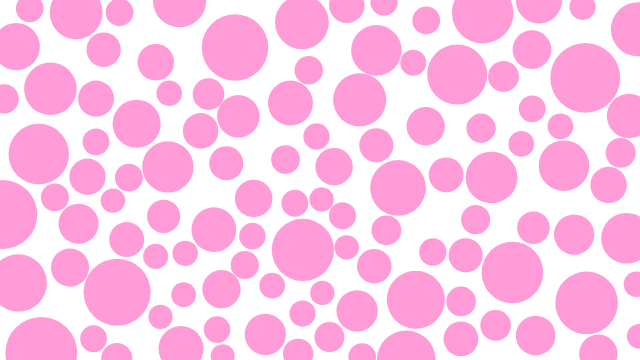
Frame 1 (no input)
Frame 60 (no input): identical to frame 1, image omitted
Frame 120 (the mouse pressed at the canvas centre since frame 60): identical to frame 1, image omitted

The p5.js sketch that drew this single still picture (run headless with seeded random() and noise() and a simulated clock; from frame 60 on, the mouse is pressed at the canvas centre):

// p5.js sketch
// ── sketch.js
var circles = [];

function setup(){
  createCanvas(640,360);

  //var overlapping = false;
  var protection = 0;

  while(circles.length < 300){
  //for (var i = 0; i < 25; i++){
    var circle = {
      x: random(width),
      y: random(height),
      r: random(12,36)
    };

    var overlapping = false;

    for(var j = 0;j<circles.length; j++){
      var other = circles[j];
      var d = dist(circle.x,circle.y,other.x,other.y);
      if(d < circle.r + other.r){
        //They are overlapping!
        overlapping = true;
        break;
      }
    }

    if(!overlapping){
      circles.push(circle);
    }

    protection++;

    if (protection > 10000){
      break;
    }
  }

  for(var i = 0; i < circles.length; i++){
     fill(255,0,150,100);
     noStroke();
     ellipse(circles[i].x,circles[i].y,circles[i].r*2,circles[i].r*2);
  }
}

function draw(){

}
